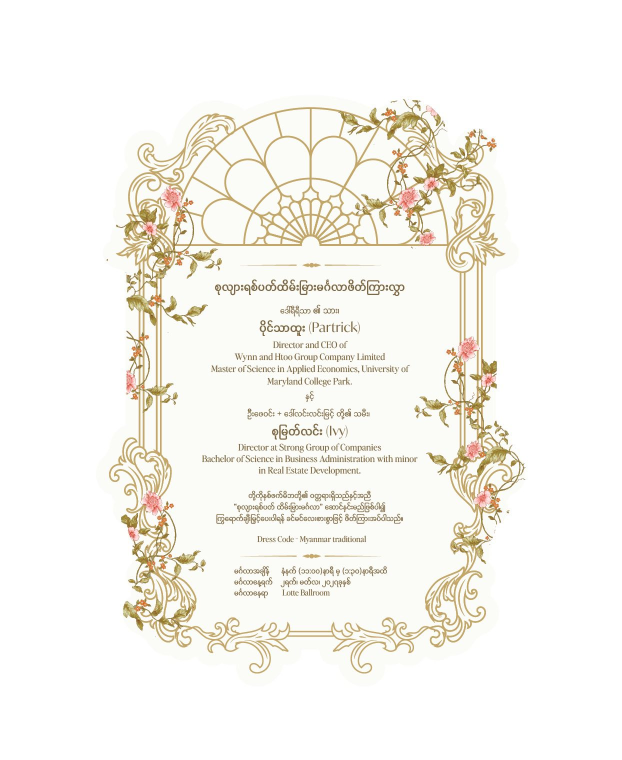
#> input picture design/source/invitation-card.jpg, 1243 x 1519 px (shown at 1/2 size)
$ python build-art.py
#> lines starting #> are read from the running program, lines starting #| are printed output that depends on the picture
"""
Cuts the couple's two invitation artworks into web assets.

  py design/build-art.py

Sources (design/source/) are the printed invitation card and the chinoiserie
card. Outputs land in public/art/ (served) and private/ (served only behind
the password gate). Re-run after replacing a source file.
"""
from pathlib import Path
from PIL import Image, ImageDraw, ImageChops, ImageFilter

ROOT = Path(__file__).resolve().parent.parent
SRC = ROOT / "design" / "source"
OUT = ROOT / "public" / "art"
PRIVATE = ROOT / "private"
OUT.mkdir(parents=True, exist_ok=True)
PRIVATE.mkdir(parents=True, exist_ok=True)

WHITE = (255, 255, 255)


def color_to_alpha_white(im: Image.Image, floor: int = 14) -> Image.Image:
    """GIMP-style colour-to-alpha against white: paper drops out, linework keeps
    its exact apparent colour when composited back onto a light ground."""
    rgb = im.convert("RGB")
    r, g, b = rgb.split()
    # alpha = 255 - min(r, g, b)
    a = ImageChops.invert(ImageChops.darker(ImageChops.darker(r, g), b))
    # drop JPEG noise and the faint ivory card tint
    a = a.point(lambda v: 0 if v < floor else min(255, int((v - floor) * 255 / (255 - floor))))

    def unmix(ch):
        # c' = 255 - (255 - c) * 255 / alpha
        inv = ImageChops.invert(ch)
        out = Image.new("L", ch.size)
        ip, ap, op = inv.load(), a.load(), out.load()
        w, h = ch.size
        for y in range(h):
            for x in range(w):
                av = ap[x, y]
                op[x, y] = 255 if av == 0 else max(0, 255 - min(255, ip[x, y] * 255 // av))
        return out

    res = Image.merge("RGBA", (unmix(r), unmix(g), unmix(b), a))
    return res


def feather(alpha: Image.Image, px: int) -> Image.Image:
    """Fade alpha to zero within px of every edge, so crops never show a seam."""
    w, h = alpha.size
    m = Image.new("L", (w, h), 0)
    ImageDraw.Draw(m).rectangle([px, px, w - px - 1, h - px - 1], fill=255)
    m = m.filter(ImageFilter.GaussianBlur(px / 2))
    return ImageChops.multiply(alpha, m)


def save_webp(im: Image.Image, path: Path, quality: int = 82):
    im.save(path, "WEBP", quality=quality, method=6, alpha_quality=80)
    print(f"  {path.relative_to(ROOT)}  {im.size[0]}x{im.size[1]}  {path.stat().st_size // 1024} KB")


# ---------------------------------------------------------------- invitation frame
card = Image.open(SRC / "invitation-card.jpg").convert("RGB")
#> card is the input picture: PIL image 1243x1519 RGB; mean R, G, B 247.2, 245.3, 239.3
blank = card.copy()
d = ImageDraw.Draw(blank)
# Every printed line of text, erased so the site can set live, bilingual type.
for box in [
    (470, 505, 770, 545),    # top divider
    (418, 550, 825, 862),    # title, Patrick block, "and", parents
    (398, 862, 842, 958),    # Ivy block
    (420, 958, 820, 1210),   # invitation paragraph, dress code, divider, details
]:
    d.rectangle(box, fill=WHITE)

# Crop symmetric about the frame's centre line (x = 620.5) so CSS rails set in
# percentages line up with the artwork at any width.
X0, X1 = 180, 1061
# Rail columns in crop coordinates (measured: 4 lines per side, ~3.5px wide).
RAILS = [(96, 101), (104, 109), (130, 136), (138, 144), (738, 743), (746, 752), (771, 777), (780, 786)]


def fade_edge_keep_rails(im: Image.Image, depth: int, edge: str) -> Image.Image:
    """Where a crop cuts through vines, fade them out over `depth` px, but keep
    the four gold rails at full strength so the CSS rails continue them exactly."""
    a = im.getchannel("A")
    ap = a.load()
    w, h = im.size
    for y in range(h):
        dist = (h - 1 - y) if edge == "bottom" else y
        if dist >= depth:
            continue
        f = (dist / depth) ** 1.6
        for x in range(w):
            if any(x0 <= x <= x1 for x0, x1 in RAILS):
                continue
            ap[x, y] = int(ap[x, y] * f)
    im.putalpha(a)
    return im


top = fade_edge_keep_rails(color_to_alpha_white(blank.crop((X0, 190, X1, 700))), 110, "bottom")
#> in color_to_alpha_white, `r, g, b = rgb.split()`:
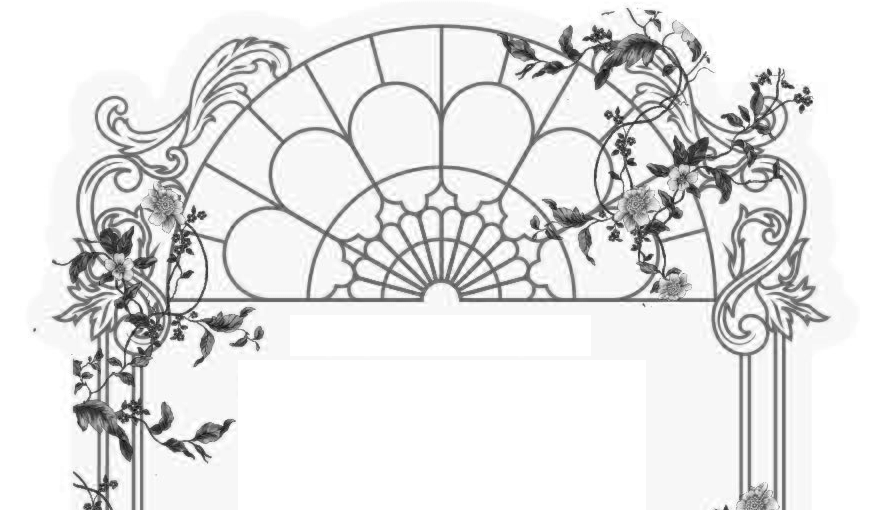
#> b: PIL image 881x510 L; min 9, max 255, mean 227.6
#> in unmix, `out = Image.new("L", ch.size)`: out: PIL image 881x510 L; every value is 0
#> in unmix (call 2), `inv = ImageChops.invert(ch)`:
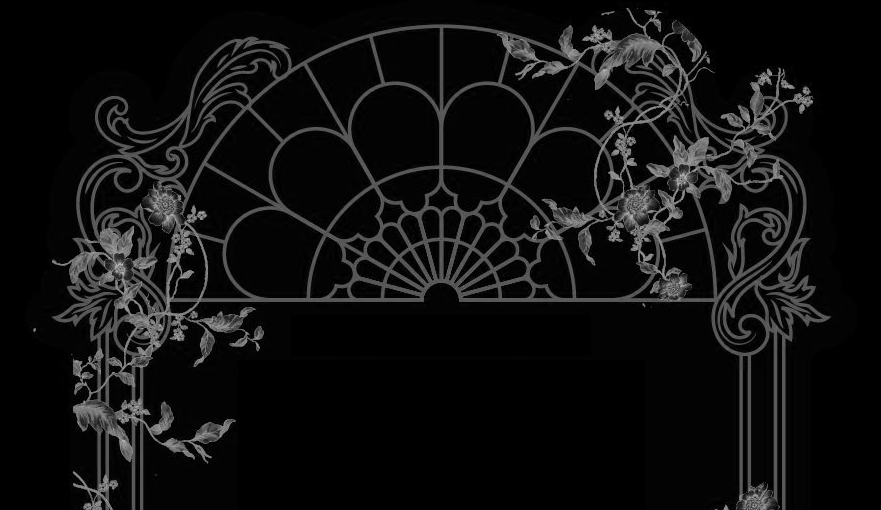
#> inv: PIL image 881x510 L; min 0, max 187, mean 16.4
bottom = fade_edge_keep_rails(color_to_alpha_white(blank.crop((X0, 870, X1, 1352))), 70, "top")
#> call 2 of color_to_alpha_white, with floor = 14
#> in color_to_alpha_white (call 2), `rgb = im.convert("RGB")`:
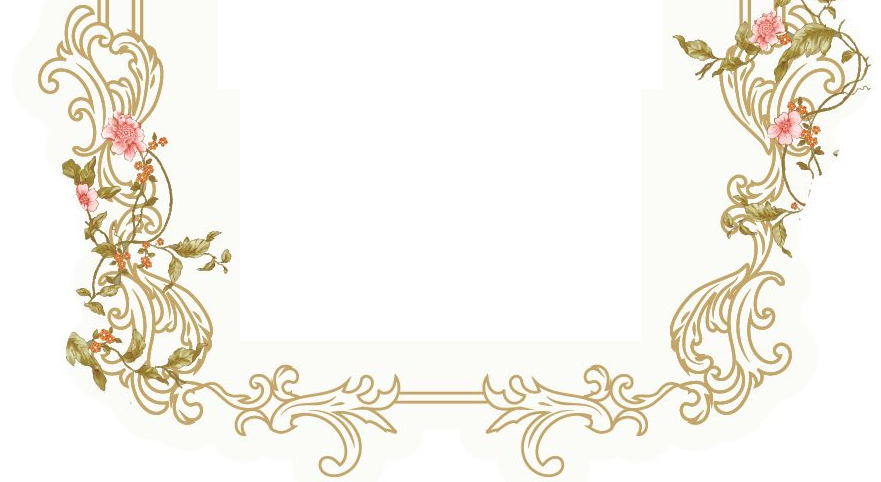
#> rgb: PIL image 881x482 RGB; mean R, G, B 246.1, 243.4, 235.4
#> in color_to_alpha_white (call 2), `r, g, b = rgb.split()`:
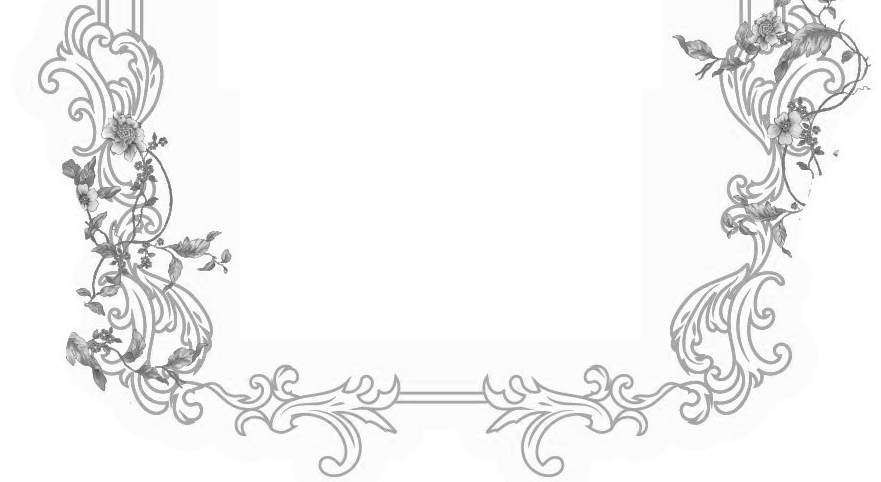
#> g: PIL image 881x482 L; min 64, max 255, mean 243.4
#> in color_to_alpha_white (call 2), `r, g, b = rgb.split()`:
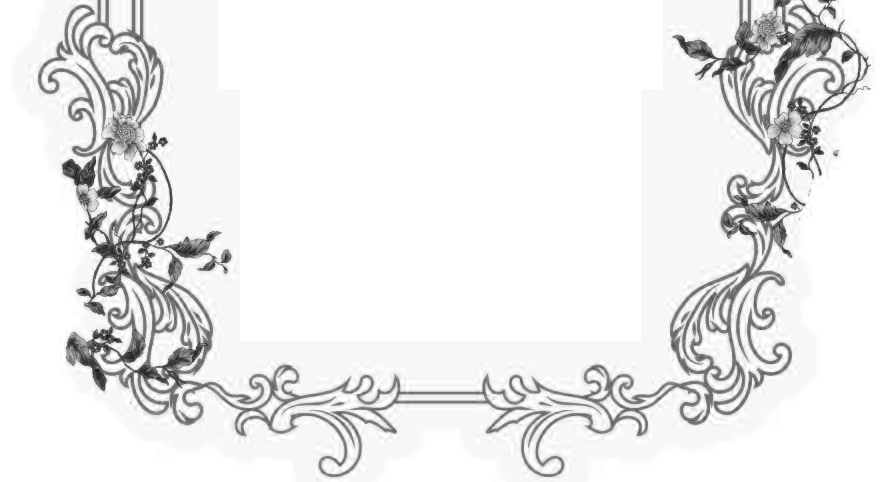
#> b: PIL image 881x482 L; min 0, max 255, mean 235.4
#> in color_to_alpha_white (call 2), `a = ImageChops.invert(ImageChops.darker(ImageChops.darker(r, g), b))`:
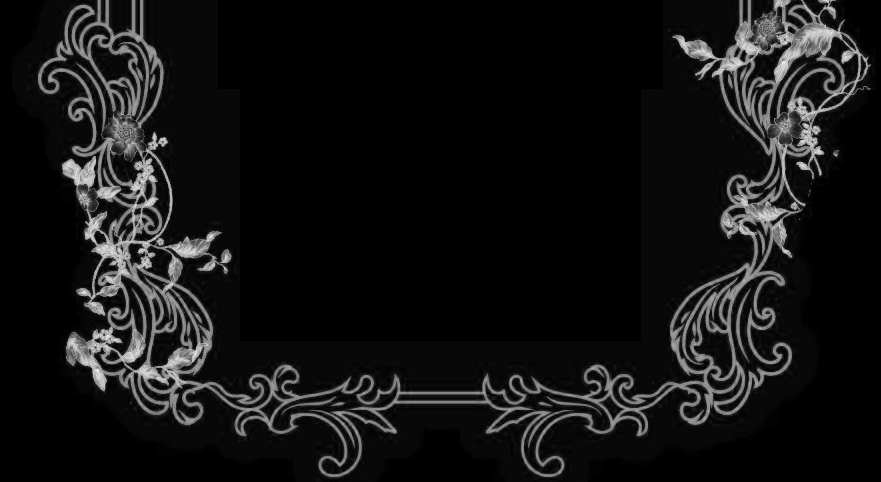
#> a: PIL image 881x482 L; min 0, max 255, mean 19.7
#> in unmix (call 4), `out = Image.new("L", ch.size)`: out: PIL image 881x482 L; every value is 0
#> in unmix (call 5), `inv = ImageChops.invert(ch)`:
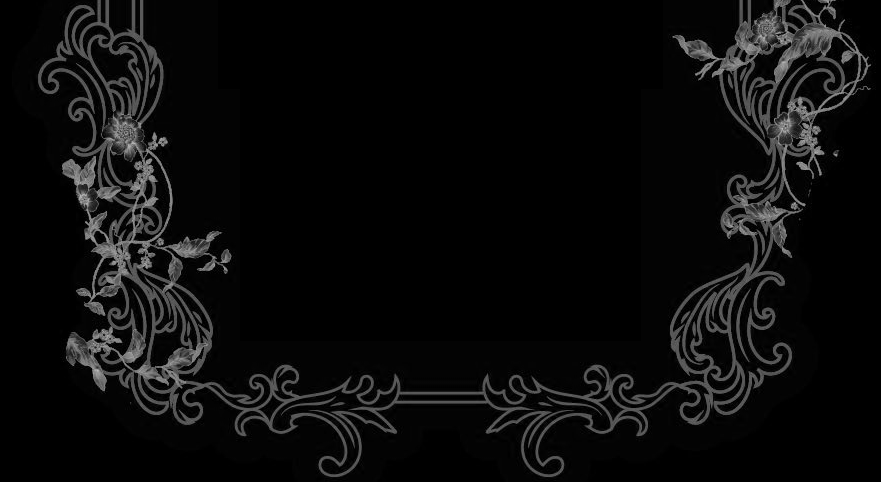
#> inv: PIL image 881x482 L; min 0, max 191, mean 11.6
save_webp(top, OUT / "frame-top.webp")
#> (the run stopped early here; a loop or call above may not have finished)
